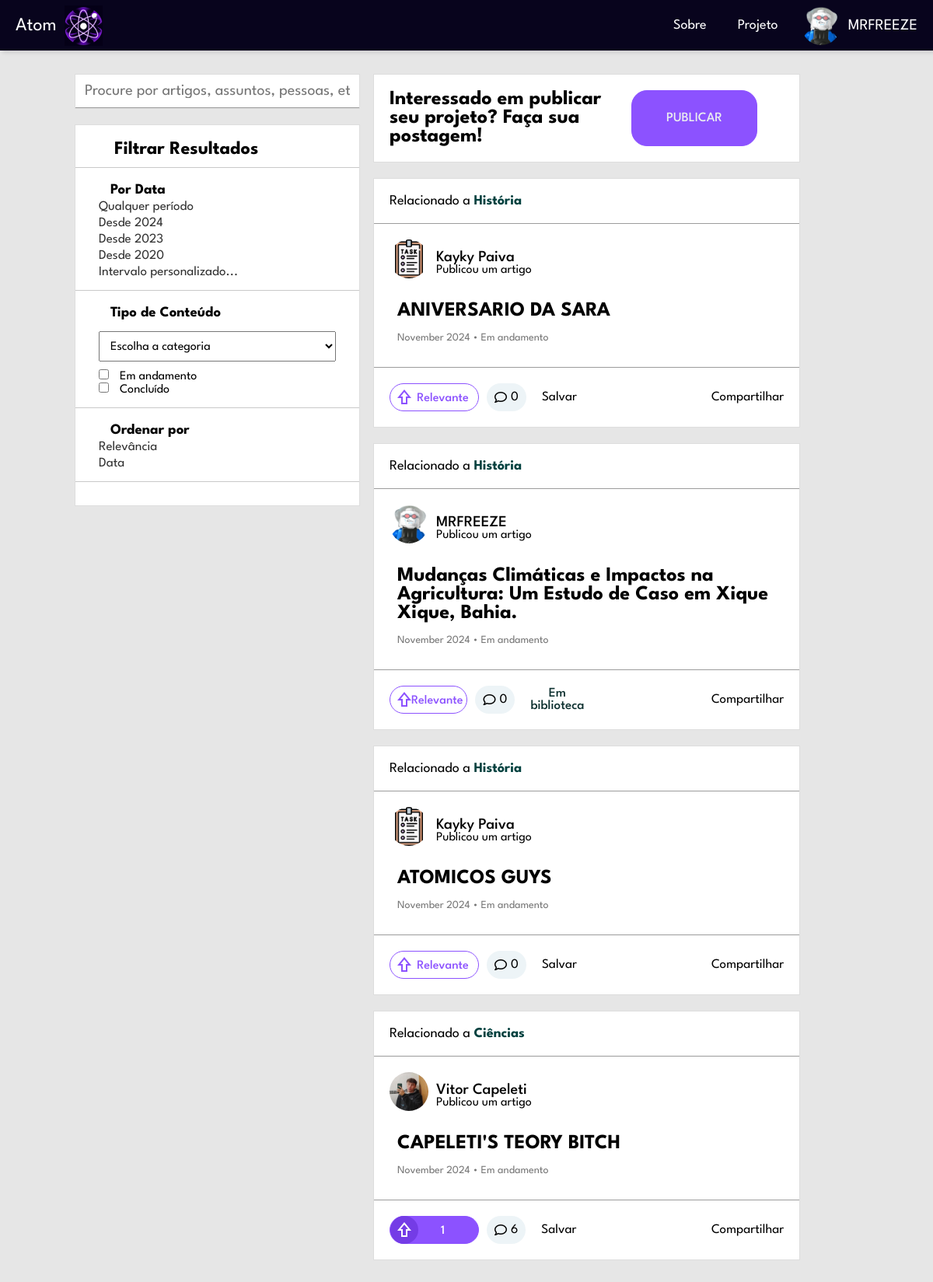
/view/home.php (signed in), run on the app's committed database.
### tables this page shows
CREATE TABLE `artigo` (
  `ART_INT_ID` int(11) NOT NULL,
  `ART_VAR_TITULO` varchar(250) NOT NULL,
  `ART_VAR_DESCRICAO` varchar(2000) NOT NULL,
  `ART_VAR_CATEGORIA` varchar(50) NOT NULL,
  `ART_VAR_STATUS` varchar(12) NOT NULL,
  `ART_VAR_ARQUIVO` varchar(500) NOT NULL,
  `USU_INT_ID` int(11) NOT NULL,
  `ART_DAT_POSTAGEM` datetime DEFAULT current_timestamp()
);

CREATE TABLE `usuario` (
  `USU_INT_ID` int(11) NOT NULL,
  `USU_VAR_NAME` varchar(50) NOT NULL,
  `USU_VAR_EMAIL` varchar(100) NOT NULL,
  `USU_VAR_PASSWORD` varchar(255) NOT NULL,
  `USU_VAR_IMGPERFIL` varchar(255) DEFAULT NULL,
  `USU_VAR_IMGBACK` varchar(255) DEFAULT NULL,
  `USU_VAR_DESC` varchar(255) DEFAULT NULL,
  `USU_VAR_CIDADE` varchar(50) DEFAULT NULL,
  `USU_VAR_OCUPACAO` varchar(50) DEFAULT NULL
);

### view/php/ObterOuCriarToken.php (called while the page is built)
<?php
function obterOuCriarToken($conection, $tipo, $id) {
    if ($tipo === 'usuario') {
        $tabela = 'tokens_usuario';
        $colunaId = 'USU_INT_ID';
        $colunaToken = 'TOK_USU_VAR_TOK';
    } elseif ($tipo === 'artigo') {
        $tabela = 'tokens_artigo';
        $colunaId = 'ART_INT_ID';
        $colunaToken = 'TOK_ART_VAR_TOK';
    } else {
        throw new Exception("Tipo de token inválido.");
    }
    $queryToken = "SELECT $colunaToken FROM $tabela WHERE $colunaId = $id";
    $resultToken = mysqli_query($conection, $queryToken);
    if ($resultToken && mysqli_num_rows($resultToken) > 0) {
        $tokenData = mysqli_fetch_assoc($resultToken);
        return $tokenData[$colunaToken];
    } else {
        $token = bin2hex(random_bytes(16));
        $queryInsertToken = "INSERT INTO $tabela ($colunaToken, $colunaId) VALUES ('$token', $id)";
        mysqli_query($conection, $queryInsertToken);
        return $token;
    }
}
?>

### view/php/carregar_artigos.php (the view, shortened to what this page needs)
<?php
require_once('conection.php');
$userId = $_SESSION['id'];
function carregarArtigos($conection, $userId) {
    $query = "SELECT a.ART_VAR_TITULO, a.ART_VAR_DESCRICAO, a.ART_VAR_CATEGORIA, a.ART_VAR_STATUS, a.ART_DAT_POSTAGEM,
                     u.USU_VAR_NAME, u.USU_VAR_IMGPERFIL, a.USU_INT_ID, a.ART_INT_ID,
                     (SELECT COUNT(*) FROM comentario WHERE ART_INT_ID = a.ART_INT_ID) AS num_comentarios,
                     (SELECT COUNT(*) FROM upvote WHERE UP_ART_INT_ID = a.ART_INT_ID) AS num_likes,
                     (SELECT COUNT(*) FROM upvote WHERE UP_USU_INT_ID = $userId AND UP_ART_INT_ID = a.ART_INT_ID) AS user_liked,
                     (SELECT COUNT(*) FROM salvar WHERE USU_INT_ID = $userId AND ART_INT_ID = a.ART_INT_ID) AS user_saved
              FROM artigo a
              JOIN usuario u ON a.USU_INT_ID = u.USU_INT_ID
              ORDER BY a.ART_DAT_POSTAGEM DESC";
    $resultado = mysqli_query($conection, $query);
    if ($resultado && mysqli_num_rows($resultado) > 0) {
        while ($artigo = mysqli_fetch_assoc($resultado)) {
            $titulo = $artigo['ART_VAR_TITULO'];
            $categoria = $artigo['ART_VAR_CATEGORIA'];
            $status = $artigo['ART_VAR_STATUS'];
            $dataPostagem = $artigo['ART_DAT_POSTAGEM'];
            $nomeUsuario = $artigo['USU_VAR_NAME'];
            $idUsuario = $artigo['USU_INT_ID'];
            $idArtigo = $artigo['ART_INT_ID'];
            $numComentarios = $artigo['num_comentarios'];
            $numLikes = $artigo['num_likes'];
            $userLiked = $artigo['user_liked'];
            $userSaved = $artigo['user_saved'];
            require_once('ObterOuCriarToken.php');
            $tokenUser = obterOuCriarToken($conection, 'usuario', $idUsuario);
            $tokenArtigo = obterOuCriarToken($conection, 'artigo', $idArtigo);
            $fotoPerfil = $artigo['USU_VAR_IMGPERFIL'];
            $dataFormatada = strftime('%B %Y', strtotime($dataPostagem));
            $dataFormatada = ucfirst($dataFormatada);
            $likeButtonClass = $userLiked > 0 ? 'liked' : '';
            $likeButtonText = $userLiked > 0 ? "$numLikes" : "Relevante";
            $saveButtonText = $userSaved > 0 ? 'Em biblioteca' : 'Salvar';
            $saveButtonClass = $userSaved > 0 ? 'saved' : '';
            echo "
    <div class='bloco'>
        <div class='bloco-top'>
            <p>Relacionado a <strong>$categoria</strong></p>
        </div>
        <div class='bloco-mid'>
            <div class='cabecalho'>
                <a href='perfil.php?token=$tokenUser'>
                    <div class='foto1 user'>
                        <img src='$fotoPerfil' alt='Foto de perfil' class='user-photo'>
                    </div>
                </a>
                <div class='profile-artigo'>
                    <a href='perfil.php?token=$tokenUser'>
                        <div class='nome'>$nomeUsuario</div>
                    </a>
                    <p>Publicou um artigo</p>
                </div>
            </div>
            <div class='conteudo'>
                 <a href='artigo.php?token=$tokenArtigo'>$titulo</a>
                <br><br>
                <span>$dataFormatada &#8226; $status</span>
            </div>
        </div>
        <div class='bloco-bot'>
            <div class='rodape'>
                <div class='rod'>
                    <button class='relevante $likeButtonClass' onclick='toggleLike(this, $idArtigo)' data-article-id='$idArtigo'>
                        <span class='material-symbols-outlined like-icon'>shift</span>
                        <span class='like-count'>$likeButtonText</span>
                    </button>
                    <button id='goToComments' class='comentarios' onclick=\"window.location.href='artigo.php?token=$tokenArtigo#comments';\">
                        <i class='fa-regular fa-comment'></i>$numComentarios
                    </button>
                    <button class='botoes Salvar $saveButtonClass' data-artigo-id='$idArtigo'>$saveButtonText</button>
                </div>
                <div class='ape'>
                    <button class='openCompartilhar botoes' data-token-artigo='$tokenArtigo'>Compartilhar</button>
                </div>
            </div>
        </div>
    </div>";
        }
    } else {
        echo "<div class='bloco'><h1 style='padding: 20px;'>Nenhum artigo encontrado. Seja o primeiro a fazer uma publicação.</h1></div>";
    }
}
carregarArtigos($conection, $userId);
?>

### view/css/home.css (style rules this page uses)
:root { --font-family-primary:"League Spartan", sans-serif; --primary-color: #a800c4; --secondary-color: #8c52ff; }
* { margin: 0; padding: 0; font-family: var(--font-family-primary); }
body { min-height: 100vh; background-color: #e6e6e6; }
.bloco { background-color: #fff; border: 1px solid #ddd; width: 95%; display: flex; flex-direction: column; margin-bottom: 20px; }
.bloco-top { border-bottom: 1px solid rgb(156, 156, 156); padding: 20px; font-size: 18px; display: flex; }
.bloco-top strong { color: #02413F; cursor: pointer; }
.bloco-mid { padding: 20px; }
.cabecalho { display: flex; width: 100%; margin-bottom: 10px; }
.foto1 { width: 50px; height: 50px; overflow: hidden; }
.foto1 img { width: 50px; height: 50px; border-radius: 50%; object-fit: cover; }
.user { width: 60px; height: 60px; }
.profile-artigo { width: 100%; display: flex; flex-direction: column; justify-content: center; }
.nome { font-size: 20px; font-style: normal; font-weight: 500; cursor: pointer; }
.cabecalho a { text-decoration: none; color: inherit; }
.conteudo { padding: 10px; }
.conteudo a { font-size: 26px; font-weight: 700; cursor: pointer; text-decoration: none; color: inherit; }
.conteudo span { font-size: 14px; color: #777; }
.bloco-bot { border-top: 1px solid rgb(156, 156, 156); padding: 20px; display: flex; }
.rodape { width: 100%; display: flex; }
.rod { width: 50%; display: flex; align-items: center; justify-content: flex-start; }
.rod button { margin-right: 10px; }
.ape { width: 50%; display: flex; align-items: center; justify-content: flex-end; }
.relevante { background-color: #fff; border-radius: 20px; border: #8c52ff 1px solid; display: inline-flex; align-items: center; color: #8c52ff; font-size: 17px; font-weight: 500; cursor: pointer; padding: 5px; transition: background-color 0.19s ease-in-out; margin-right: 10px; width: 115px; height: 36px; position: relative; outline: none; }
.relevante.liked { background-color: #8c52ff; color: #fff; border-color: #8c52ff; }
.relevante .like-icon { background-color: transparent; border-radius: 50%; padding: 6px; transition: background-color 0.19s ease-in-out; position: absolute; left: 0px; }
.relevante.liked .like-icon { background-color: #743ce6; color: #fff; }
.relevante .like-count { margin-top: 3px; margin-left: 22px; display: inline-flex; align-items: center; justify-content: center; width: 100%; font-size: 16px; font-weight: 500; }
.comentarios { background-color: #edf4f7; border-radius: 20px; border: none; display: inline-flex; color: #000000; font-size: 17px; cursor: pointer; padding: 10px; }
.comentarios i { margin-right: 5px; font-size: 16px; }
.botoes { font-size: 17px; background-color: #fff; border-radius: 20px; border: none; cursor: pointer; margin-left: 10px; }
.botoes.saved { color: #0c302f; font-weight: 500; }

### data on the page
artigo: ART_VAR_CATEGORIA "História", USU_INT_ID.USU_VAR_IMGPERFIL (picture), USU_INT_ID.USU_VAR_NAME "Kayky Paiva", ART_VAR_TITULO "ANIVERSARIO DA SARA", ART_DAT_POSTAGEM "November 2024", ART_VAR_STATUS "Em andamento", likeButtonText "Relevante", numComentarios "0", saveButtonText "Salvar"
artigo: ART_VAR_CATEGORIA "História", USU_INT_ID.USU_VAR_IMGPERFIL (picture), USU_INT_ID.USU_VAR_NAME "MRFREEZE", ART_VAR_TITULO "Mudanças Climáticas e Impactos na Agricultura: Um Estudo de Caso em Xique Xique, Bahia.", ART_DAT_POSTAGEM "November 2024", ART_VAR_STATUS "Em andamento", likeButtonText "Relevante", numComentarios "0", saveButtonText "Em biblioteca"
artigo: ART_VAR_CATEGORIA "História", USU_INT_ID.USU_VAR_IMGPERFIL (picture), USU_INT_ID.USU_VAR_NAME "Kayky Paiva", ART_VAR_TITULO "ATOMICOS GUYS", ART_DAT_POSTAGEM "November 2024", ART_VAR_STATUS "Em andamento", likeButtonText "Relevante", numComentarios "0", saveButtonText "Salvar"
artigo: ART_VAR_CATEGORIA "Ciências", USU_INT_ID.USU_VAR_IMGPERFIL (picture), USU_INT_ID.USU_VAR_NAME "Vitor Capeleti", ART_VAR_TITULO "CAPELETI'S TEORY BITCH", ART_DAT_POSTAGEM "November 2024", ART_VAR_STATUS "Em andamento", likeButtonText "1", numComentarios "6", saveButtonText "Salvar"

### other printed values
$_SESSION['name'] "MRFREEZE"
